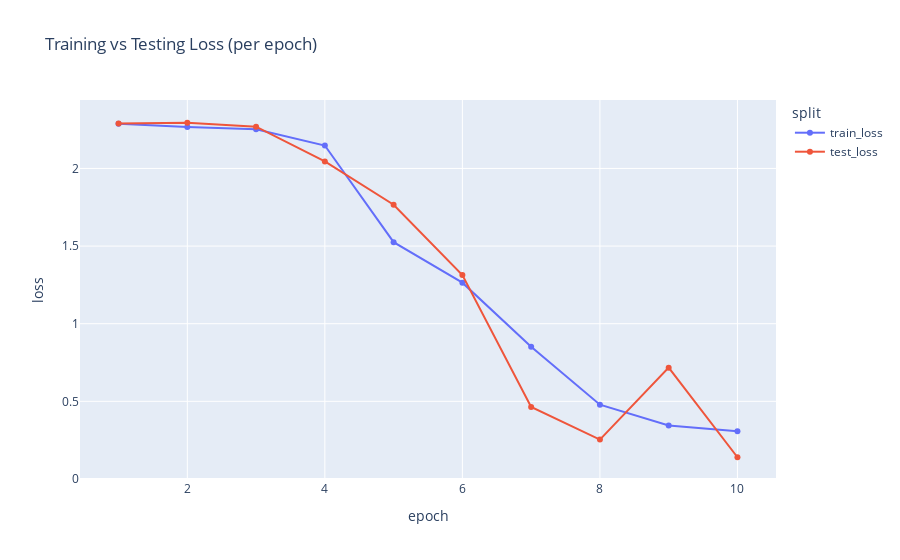
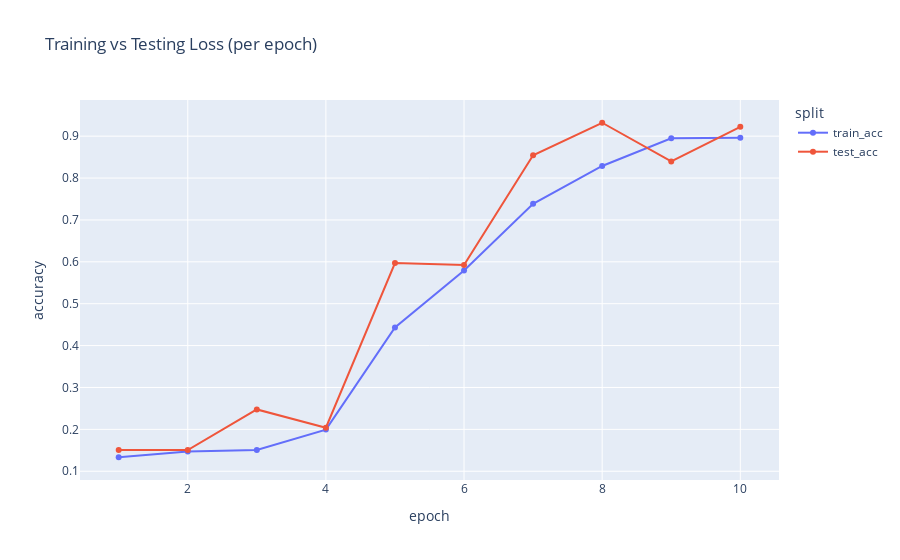

Notebook source saved alongside these figures, in order:
### Code cell
# loss curve over epochs

train_losses = []
test_losses = []
train_accs = []
test_accs = []
train_accs_per_class = {}
test_accs_per_class = {}

for epoch in range(num_epochs):
    # -------------------
    # TRAIN
    # -------------------
    model.train()
    train_loss_sum = 0.0
    train_n = 0
    correct = 0
    total=0

    for images, labels in train_loader:
        images = images.to(device)
        labels = labels.to(device)  # [B]

        outputs = model(images)     # [B,10]
        loss = criterion(outputs, labels)

        optimizer.zero_grad()
        loss.backward()
        optimizer.step()

        bs = labels.size(0)
        train_loss_sum += loss.item() * bs
        train_n += bs

        # accuracy --------
        preds = torch.argmax(outputs, dim=1)  # [B]
        correct += (preds == labels).sum().item()
        total += bs

        ...

    avg_train_loss = train_loss_sum / train_n
    train_losses.append(avg_train_loss)
    
    avg_train_acc = correct / total
    train_accs.append(avg_train_acc)

    # -------------------
    # TEST (eval)
    # -------------------
    model.eval()
    test_loss_sum = 0.0
    test_n = 0
    correct = 0
    total=0

    with torch.no_grad(): # avoid back-propagation in testing
        for images, labels in test_loader:
            images = images.to(device)
            labels = labels.to(device)

            outputs = model(images)
            loss = criterion(outputs, labels)

            bs = labels.size(0)
            test_loss_sum += loss.item() * bs
            test_n += bs

            preds = torch.argmax(outputs, dim=1)  # [B]
            correct += (preds == labels).sum().item()
            total += bs

    avg_test_loss = test_loss_sum / test_n
    avg_test_acc = correct / total

    test_losses.append(avg_test_loss)
    test_accs.append(avg_test_acc)


    print(
        f"Epoch [{epoch+1}/{num_epochs}] "
        f"Train Loss: {avg_train_loss:.4f} | Test Loss: {avg_test_loss:.4f}"
        f"Train Acc: {avg_train_acc:.4f} | Test Acc: {avg_test_acc:.4f}"

    )

print("Finished Training")

# Save model
PATH = "./cnn.pth"
#torch.save(model.state_dict(), PATH)
print("Saved: loss_curves.html")

# -------------------
# Plot loss curves
# -------------------
df_loss = pd.DataFrame({
    "epoch": list(range(1, num_epochs + 1)),
    "train_loss": train_losses,
    "test_loss": test_losses
})

df_long = df_loss.melt(id_vars="epoch", var_name="split", value_name="loss")

fig = px.line(
    df_long,
    x="epoch",
    y="loss",
    color="split",
    markers=True,
    title="Training vs Testing Loss (per epoch)"
)
fig.show()

df_acc = pd.DataFrame({
    "epoch": list(range(1, num_epochs + 1)),
    "train_acc": train_accs,
    "test_acc": test_accs
})
df_long = df_acc.melt(id_vars="epoch", var_name="split", value_name="accuracy")

fig = px.line(
    df_long,
    x="epoch",
    y="accuracy",
    color="split",
    markers=True,
    title="Training vs Testing Loss (per epoch)"
)
fig.show()


print("Saved: loss_curves.html")

### Figure 1 — Plotly figure (JSON) as saved in the notebook; plotly's stock layout.template omitted (floating-point values rounded to 4 significant figures)
{"data": [{"hovertemplate": "split=train_loss<br>epoch=%{x}<br>loss=%{y}<extra></extra>", "legendgroup": "train_loss", "line": {"color": "#636efa", "dash": "solid"}, "marker": {"symbol": "circle"}, "mode": "lines+markers", "name": "train_loss", "orientation": "v", "showlegend": true, "type": "scatter", "x": [1, 2, 3, 4, 5, 6, 7, 8, 9, 10], "xaxis": "x", "y": [2.288, 2.266, 2.252, 2.148, 1.525, 1.264, 0.8523, 0.4782, 0.3445, 0.3071], "yaxis": "y"}, {"hovertemplate": "split=test_loss<br>epoch=%{x}<br>loss=%{y}<extra></extra>", "legendgroup": "test_loss", "line": {"color": "#EF553B", "dash": "solid"}, "marker": {"symbol": "circle"}, "mode": "lines+markers", "name": "test_loss", "orientation": "v", "showlegend": true, "type": "scatter", "x": [1, 2, 3, 4, 5, 6, 7, 8, 9, 10], "xaxis": "x", "y": [2.289, 2.294, 2.269, 2.045, 1.766, 1.313, 0.4636, 0.2533, 0.7169, 0.1398], "yaxis": "y"}], "layout": {"legend": {"title": {"text": "split"}, "tracegroupgap": 0}, "title": {"text": "Training vs Testing Loss (per epoch)"}, "xaxis": {"anchor": "y", "domain": [0, 1], "title": {"text": "epoch"}}, "yaxis": {"anchor": "x", "domain": [0, 1], "title": {"text": "loss"}}}}

### Figure 2 — Plotly figure (JSON) as saved in the notebook; plotly's stock layout.template omitted (floating-point values rounded to 4 significant figures)
{"data": [{"hovertemplate": "split=train_acc<br>epoch=%{x}<br>accuracy=%{y}<extra></extra>", "legendgroup": "train_acc", "line": {"color": "#636efa", "dash": "solid"}, "marker": {"symbol": "circle"}, "mode": "lines+markers", "name": "train_acc", "orientation": "v", "showlegend": true, "type": "scatter", "x": [1, 2, 3, 4, 5, 6, 7, 8, 9, 10], "xaxis": "x", "y": [0.1334, 0.1469, 0.1509, 0.1995, 0.4434, 0.5795, 0.7385, 0.8288, 0.8949, 0.8962], "yaxis": "y"}, {"hovertemplate": "split=test_acc<br>epoch=%{x}<br>accuracy=%{y}<extra></extra>", "legendgroup": "test_acc", "line": {"color": "#EF553B", "dash": "solid"}, "marker": {"symbol": "circle"}, "mode": "lines+markers", "name": "test_acc", "orientation": "v", "showlegend": true, "type": "scatter", "x": [1, 2, 3, 4, 5, 6, 7, 8, 9, 10], "xaxis": "x", "y": [0.1505, 0.1505, 0.2476, 0.2039, 0.5971, 0.5922, 0.8544, 0.932, 0.8398, 0.9223], "yaxis": "y"}], "layout": {"legend": {"title": {"text": "split"}, "tracegroupgap": 0}, "title": {"text": "Training vs Testing Loss (per epoch)"}, "xaxis": {"anchor": "y", "domain": [0, 1], "title": {"text": "epoch"}}, "yaxis": {"anchor": "x", "domain": [0, 1], "title": {"text": "accuracy"}}}}
